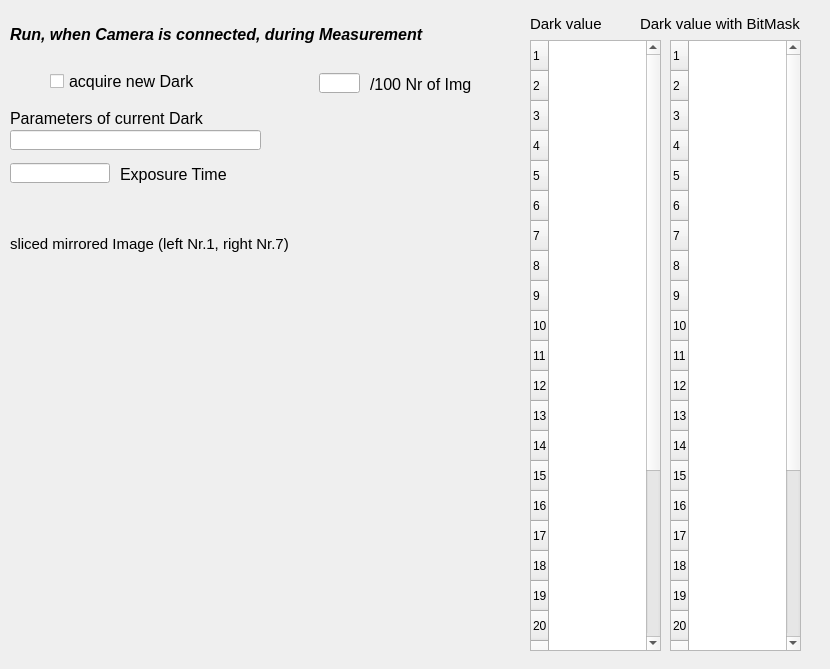
<?xml version="1.0" encoding="UTF-8"?>
<ui version="4.0">
 <class>Dialog</class>
 <widget class="QDialog" name="Dialog">
  <property name="geometry">
   <rect>
    <x>0</x>
    <y>0</y>
    <width>830</width>
    <height>669</height>
   </rect>
  </property>
  <property name="windowTitle">
   <string>Dialog</string>
  </property>
  <widget class="caToggleButton" name="catogglebutton_8">
   <property name="geometry">
    <rect>
     <x>50</x>
     <y>70</y>
     <width>161</width>
     <height>22</height>
    </rect>
   </property>
   <property name="font">
    <font>
     <pointsize>12</pointsize>
    </font>
   </property>
   <property name="text">
    <string>acquire new Dark</string>
   </property>
   <property name="channel" stdset="0">
    <string notr="true">$(XX):CAM-acqDark</string>
   </property>
   <property name="fontScaleMode" stdset="0">
    <enum>caToggleButton::None</enum>
   </property>
  </widget>
  <widget class="caLabel" name="calabel_2">
   <property name="geometry">
    <rect>
     <x>120</x>
     <y>160</y>
     <width>191</width>
     <height>28</height>
    </rect>
   </property>
   <property name="font">
    <font>
     <pointsize>12</pointsize>
    </font>
   </property>
   <property name="text">
    <string>Exposure Time</string>
   </property>
   <property name="alignment">
    <set>Qt::AlignLeading|Qt::AlignLeft|Qt::AlignVCenter</set>
   </property>
   <property name="fontScaleMode">
    <enum>ESimpleLabel::None</enum>
   </property>
  </widget>
  <widget class="caTable" name="catable">
   <property name="enabled">
    <bool>true</bool>
   </property>
   <property name="geometry">
    <rect>
     <x>530</x>
     <y>40</y>
     <width>131</width>
     <height>611</height>
    </rect>
   </property>
   <property name="rowCount">
    <number>28</number>
   </property>
   <property name="columnCount">
    <number>0</number>
   </property>
   <property name="channels" stdset="0">
    <string>$(XX):DarkA1;$(XX):DarkA2;$(XX):DarkA3;$(XX):DarkA4;$(XX):DarkA5;$(XX):DarkA6;$(XX):DarkA7;$(XX):DarkA8;$(XX):DarkA9;$(XX):DarkA10;$(XX):DarkA11;$(XX):DarkA12;$(XX):DarkA13;$(XX):DarkA14;$(XX):DarkA15;$(XX):DarkA16;$(XX):DarkA17;$(XX):DarkA18;$(XX):DarkA19;$(XX):DarkA20;$(XX):DarkA21;$(XX):DarkA22;$(XX):DarkA23;$(XX):DarkA24;$(XX):DarkA25;$(XX):DarkA26;$(XX):DarkA27;$(XX):DarkA28</string>
   </property>
   <property name="columnSizes">
    <string notr="true">0</string>
   </property>
   <attribute name="horizontalHeaderCascadingSectionResizes">
    <bool>true</bool>
   </attribute>
   <attribute name="horizontalHeaderDefaultSectionSize">
    <number>100</number>
   </attribute>
   <attribute name="horizontalHeaderStretchLastSection">
    <bool>true</bool>
   </attribute>
   <attribute name="verticalHeaderVisible">
    <bool>true</bool>
   </attribute>
   <row/>
   <row/>
   <row/>
   <row/>
   <row/>
   <row/>
   <row/>
   <row/>
   <row/>
   <row/>
   <row/>
   <row/>
   <row/>
   <row/>
   <row/>
   <row/>
   <row/>
   <row/>
   <row/>
   <row/>
   <row/>
   <row/>
   <row/>
   <row/>
   <row/>
   <row/>
   <row/>
   <row/>
  </widget>
  <widget class="caLineEdit" name="calineedit_4">
   <property name="geometry">
    <rect>
     <x>10</x>
     <y>163</y>
     <width>100</width>
     <height>20</height>
    </rect>
   </property>
   <property name="readOnly">
    <bool>true</bool>
   </property>
   <property name="channel" stdset="0">
    <string notr="true">$(XX):Dark-EXPT</string>
   </property>
   <property name="unitsEnabled">
    <bool>true</bool>
   </property>
  </widget>
  <widget class="caCamera" name="cacamera">
   <property name="geometry">
    <rect>
     <x>10</x>
     <y>270</y>
     <width>531</width>
     <height>301</height>
    </rect>
   </property>
   <property name="channelData" stdset="0">
    <string notr="true">$(XX):DarkI</string>
   </property>
   <property name="channelWidth" stdset="0">
    <string notr="true">$(XX):CAM-IMAGEx</string>
   </property>
   <property name="channelHeight" stdset="0">
    <string notr="true">$(XX):CAM-IMAGEy</string>
   </property>
   <property name="minLevel">
    <string notr="true">0</string>
   </property>
  </widget>
  <widget class="caLineEdit" name="calineedit_5">
   <property name="geometry">
    <rect>
     <x>10</x>
     <y>130</y>
     <width>251</width>
     <height>20</height>
    </rect>
   </property>
   <property name="readOnly">
    <bool>true</bool>
   </property>
   <property name="channel" stdset="0">
    <string notr="true">$(XX):Dark-Time</string>
   </property>
  </widget>
  <widget class="caLabel" name="calabel_3">
   <property name="geometry">
    <rect>
     <x>10</x>
     <y>104</y>
     <width>251</width>
     <height>28</height>
    </rect>
   </property>
   <property name="font">
    <font>
     <pointsize>12</pointsize>
     <weight>50</weight>
     <bold>false</bold>
    </font>
   </property>
   <property name="text">
    <string>Parameters of current Dark</string>
   </property>
   <property name="alignment">
    <set>Qt::AlignLeading|Qt::AlignLeft|Qt::AlignVCenter</set>
   </property>
   <property name="fontScaleMode">
    <enum>ESimpleLabel::None</enum>
   </property>
  </widget>
  <widget class="caLabel" name="calabel_4">
   <property name="geometry">
    <rect>
     <x>10</x>
     <y>230</y>
     <width>461</width>
     <height>28</height>
    </rect>
   </property>
   <property name="font">
    <font>
     <pointsize>11</pointsize>
     <weight>50</weight>
     <bold>false</bold>
    </font>
   </property>
   <property name="text">
    <string>sliced mirrored Image (left Nr.1, right Nr.7)</string>
   </property>
   <property name="alignment">
    <set>Qt::AlignLeading|Qt::AlignLeft|Qt::AlignVCenter</set>
   </property>
   <property name="fontScaleMode">
    <enum>ESimpleLabel::None</enum>
   </property>
  </widget>
  <widget class="caLabel" name="calabel_12">
   <property name="geometry">
    <rect>
     <x>10</x>
     <y>20</y>
     <width>491</width>
     <height>28</height>
    </rect>
   </property>
   <property name="font">
    <font>
     <pointsize>12</pointsize>
     <weight>75</weight>
     <italic>true</italic>
     <bold>true</bold>
    </font>
   </property>
   <property name="text">
    <string>Run, when Camera is connected, during Measurement</string>
   </property>
   <property name="alignment">
    <set>Qt::AlignLeading|Qt::AlignLeft|Qt::AlignVCenter</set>
   </property>
   <property name="fontScaleMode">
    <enum>ESimpleLabel::None</enum>
   </property>
  </widget>
  <widget class="caTable" name="catable_2">
   <property name="enabled">
    <bool>true</bool>
   </property>
   <property name="geometry">
    <rect>
     <x>670</x>
     <y>40</y>
     <width>131</width>
     <height>611</height>
    </rect>
   </property>
   <property name="rowCount">
    <number>28</number>
   </property>
   <property name="columnCount">
    <number>0</number>
   </property>
   <property name="channels" stdset="0">
    <string>$(XX):DarkA_BM1;$(XX):DarkA_BM2;$(XX):DarkA_BM3;$(XX):DarkA_BM4;$(XX):DarkA_BM5;$(XX):DarkA_BM6;$(XX):DarkA_BM7;$(XX):DarkA_BM8;$(XX):DarkA_BM9;$(XX):DarkA_BM10;$(XX):DarkA_BM11;$(XX):DarkA_BM12;$(XX):DarkA_BM13;$(XX):DarkA_BM14;$(XX):DarkA_BM15;$(XX):DarkA_BM16;$(XX):DarkA_BM17;$(XX):DarkA_BM18;$(XX):DarkA_BM19;$(XX):DarkA_BM20;$(XX):DarkA_BM21;$(XX):DarkA_BM22;$(XX):DarkA_BM23;$(XX):DarkA_BM24;$(XX):DarkA_BM25;$(XX):DarkA_BM26;$(XX):DarkA_BM27;$(XX):DarkA_BM28</string>
   </property>
   <property name="columnSizes">
    <string notr="true">0</string>
   </property>
   <attribute name="horizontalHeaderCascadingSectionResizes">
    <bool>true</bool>
   </attribute>
   <attribute name="horizontalHeaderDefaultSectionSize">
    <number>100</number>
   </attribute>
   <attribute name="horizontalHeaderStretchLastSection">
    <bool>true</bool>
   </attribute>
   <attribute name="verticalHeaderVisible">
    <bool>true</bool>
   </attribute>
   <row/>
   <row/>
   <row/>
   <row/>
   <row/>
   <row/>
   <row/>
   <row/>
   <row/>
   <row/>
   <row/>
   <row/>
   <row/>
   <row/>
   <row/>
   <row/>
   <row/>
   <row/>
   <row/>
   <row/>
   <row/>
   <row/>
   <row/>
   <row/>
   <row/>
   <row/>
   <row/>
   <row/>
  </widget>
  <widget class="caLabel" name="calabel_5">
   <property name="geometry">
    <rect>
     <x>530</x>
     <y>10</y>
     <width>101</width>
     <height>28</height>
    </rect>
   </property>
   <property name="font">
    <font>
     <pointsize>11</pointsize>
    </font>
   </property>
   <property name="text">
    <string>Dark value</string>
   </property>
   <property name="alignment">
    <set>Qt::AlignLeading|Qt::AlignLeft|Qt::AlignVCenter</set>
   </property>
   <property name="fontScaleMode">
    <enum>ESimpleLabel::None</enum>
   </property>
  </widget>
  <widget class="caLabel" name="calabel_6">
   <property name="geometry">
    <rect>
     <x>640</x>
     <y>10</y>
     <width>181</width>
     <height>28</height>
    </rect>
   </property>
   <property name="font">
    <font>
     <pointsize>11</pointsize>
    </font>
   </property>
   <property name="text">
    <string>Dark value with BitMask</string>
   </property>
   <property name="alignment">
    <set>Qt::AlignLeading|Qt::AlignLeft|Qt::AlignVCenter</set>
   </property>
   <property name="fontScaleMode">
    <enum>ESimpleLabel::None</enum>
   </property>
  </widget>
  <widget class="caLed" name="caled_3">
   <property name="geometry">
    <rect>
     <x>20</x>
     <y>65</y>
     <width>30</width>
     <height>30</height>
    </rect>
   </property>
   <property name="channel" stdset="0">
    <string notr="true">$(XX):CAM-acqDark</string>
   </property>
  </widget>
  <widget class="caLineEdit" name="calineedit">
   <property name="geometry">
    <rect>
     <x>319</x>
     <y>73</y>
     <width>41</width>
     <height>20</height>
    </rect>
   </property>
   <property name="channel" stdset="0">
    <string notr="true">$(XX):Dark-NR</string>
   </property>
  </widget>
  <widget class="caLabel" name="calabel_7">
   <property name="geometry">
    <rect>
     <x>370</x>
     <y>70</y>
     <width>151</width>
     <height>28</height>
    </rect>
   </property>
   <property name="font">
    <font>
     <pointsize>12</pointsize>
    </font>
   </property>
   <property name="text">
    <string>/100 Nr of Img</string>
   </property>
   <property name="alignment">
    <set>Qt::AlignLeading|Qt::AlignLeft|Qt::AlignVCenter</set>
   </property>
   <property name="fontScaleMode">
    <enum>ESimpleLabel::None</enum>
   </property>
  </widget>
 </widget>
 <customwidgets>
  <customwidget>
   <class>caToggleButton</class>
   <extends>QCheckBox</extends>
   <header>caToggleButton</header>
  </customwidget>
  <customwidget>
   <class>caLabel</class>
   <extends>QLabel</extends>
   <header>caLabel</header>
  </customwidget>
  <customwidget>
   <class>caLed</class>
   <extends>QWidget</extends>
   <header>caLed</header>
  </customwidget>
  <customwidget>
   <class>caLineEdit</class>
   <extends>QLineEdit</extends>
   <header>caLineEdit</header>
  </customwidget>
  <customwidget>
   <class>caTable</class>
   <extends>QTableWidget</extends>
   <header>caTable</header>
  </customwidget>
  <customwidget>
   <class>caCamera</class>
   <extends>QWidget</extends>
   <header>caCamera</header>
  </customwidget>
 </customwidgets>
 <resources/>
 <connections/>
</ui>
